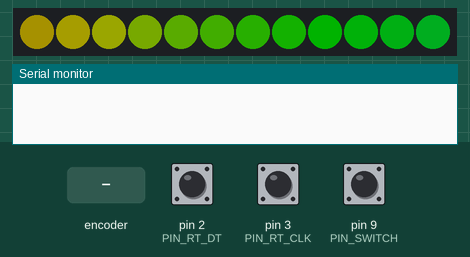
This program was run on a simulated Arduino Pro Mini, built with avr-gcc and run on an emulated ATmega328P. On the bench: 12 RGB LEDs in strip order, left to right, the last lines printed to the serial monitor. Inputs (shaded band) come from the test bench; at power-on: pin 9 (PIN_SWITCH) HIGH, pin 2 (PIN_RT_DT) HIGH, pin 3 (PIN_RT_CLK) HIGH. Dim RGB values are drawn brighter than linear.

Above: at 1.26 s.
1.3 s: pin 9 (PIN_SWITCH) pulled LOW for 0.15 s
At 2.3 s:
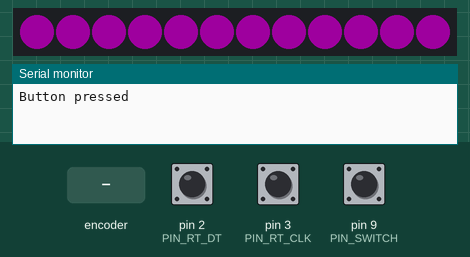
2.9 s: rotary encoder on pin 3 (PIN_RT_CLK) / pin 2 (PIN_RT_DT) turned 3 steps (first pin leading)
At 4.6 s:
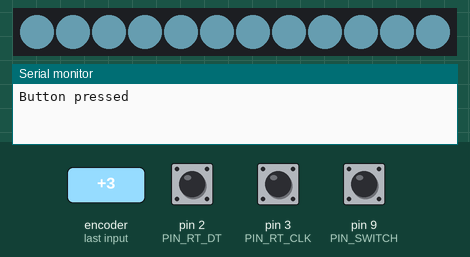
5.0 s: pin 9 (PIN_SWITCH) pulled LOW for 1 s
At 5.48 s:
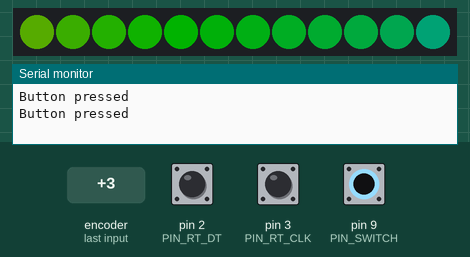
6.6 s: rotary encoder on pin 3 (PIN_RT_CLK) / pin 2 (PIN_RT_DT) turned 3 steps (first pin leading)
At 6.98 s:
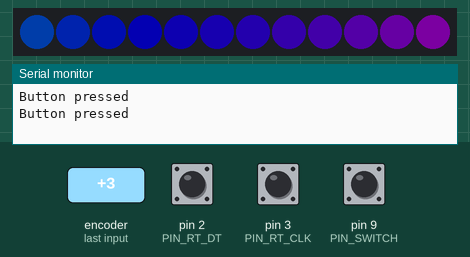
8.7 s: rotary encoder on pin 3 (PIN_RT_CLK) / pin 2 (PIN_RT_DT) turned 2 steps (second pin leading)
At 8.93 s:
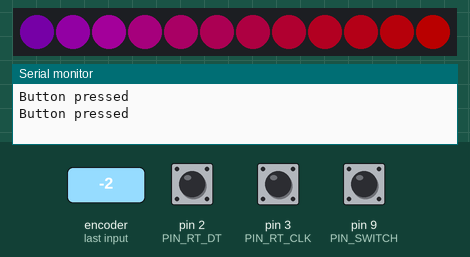
10.6 s: rotary encoder on pin 3 (PIN_RT_CLK) / pin 2 (PIN_RT_DT) turned 2 steps (second pin leading)
At 10.82 s:
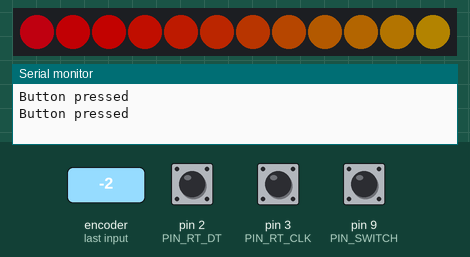

The program:

main.cpp
```cpp
#include <Bounce2.h>
#include <FastLED.h>

#include "colors.h"

#define PIN_SWITCH 9
#define PIN_RT_DT 2
#define PIN_RT_CLK 3
#define PIN_LED 5
#define LED_COUNT 12
#define MODE_RAINBOW 1
#define MODE_ONE_COLOR 2

Bounce button = Bounce();
CRGB leds[LED_COUNT];

volatile uint8_t clk_current = 0;
volatile uint8_t clk_last = 0;
volatile uint8_t led_brightness = 60;
volatile uint8_t color_index = 0;
volatile uint8_t rainbow_speed = 20;
static uint8_t hue = 0;

volatile uint8_t active_mode = MODE_RAINBOW;
unsigned long last_time_update = 0;


void rt_int_clk() {
  clk_last = clk_current;
  clk_current = digitalRead(PIN_RT_CLK);

  if (clk_last != clk_current) {
    if (digitalRead(PIN_RT_DT) != clk_current) {
      if (active_mode == MODE_ONE_COLOR) {
        color_index += 1;
        if (color_index > 34) {
          color_index = 0;
        }
      }
      else {
        rainbow_speed += 3;
        if (rainbow_speed > 70) {
          rainbow_speed = 20;
        }
      }
    }
    else {
      led_brightness += 5;
      if (led_brightness < 10) {
        led_brightness = 240;
      }
      if (led_brightness > 240) {
        led_brightness = 10;
      }
      FastLED.setBrightness(led_brightness);
    }
  }
}


void setup() {
  Serial.begin(9600);

  pinMode(PIN_SWITCH, INPUT_PULLUP);
  button.attach(PIN_SWITCH);
  button.interval(25);

  pinMode(PIN_RT_CLK, INPUT);
  pinMode(PIN_RT_DT, INPUT);

  attachInterrupt(digitalPinToInterrupt(PIN_RT_CLK), rt_int_clk, CHANGE);

  FastLED.addLeds<NEOPIXEL, PIN_LED>(leds, LED_COUNT);
  FastLED.setBrightness(led_brightness);
}

void loop() {
  button.update();

  if (button.fell()) {
    Serial.println("Button pressed");
    if (active_mode == MODE_RAINBOW) {
      active_mode = MODE_ONE_COLOR;
    }
    else {
      active_mode = MODE_RAINBOW;
    }
  }

  if (active_mode == MODE_RAINBOW) {
    if (millis() - last_time_update >= rainbow_speed) {
      last_time_update = millis();
      fill_rainbow(leds, LED_COUNT, hue++, 5);
    }
  }
  else {
    fill_solid(leds, LED_COUNT, colors[color_index]);
  }
  FastLED.show();
}
```

colors.h
```cpp
const static CRGB::HTMLColorCode colors[35] = {
  CRGB::Purple,
  CRGB::Crimson,
  CRGB::Red,
  CRGB::DeepPink,
  CRGB::OrangeRed,
  CRGB::SkyBlue,
  CRGB::Orange,
  CRGB::Gold,
  CRGB::Yellow,
  CRGB::DarkRed,
  CRGB::Violet,
  CRGB::Navy,
  CRGB::Fuchsia,
  CRGB::RosyBrown,
  CRGB::MediumOrchid,
  CRGB::BlueViolet,
  CRGB::Indigo,
  CRGB::DarkSlateBlue,
  CRGB::GreenYellow,
  CRGB::Lime,
  CRGB::MediumSpringGreen,
  CRGB::ForestGreen,
  CRGB::CadetBlue,
  CRGB::DarkGreen,
  CRGB::LightSeaGreen,
  CRGB::Teal,
  CRGB::Cyan,
  CRGB::SteelBlue,
  CRGB::Blue,
  CRGB::Brown,
  CRGB::DarkBlue,
  CRGB::Chocolate,
  CRGB::SaddleBrown,
  CRGB::Maroon,
  CRGB::DarkSlateGray
};
```

Measured:
- after the input at 1.3 s, the LEDs: change at once (image 1)
- after the input at 2.9 s, the LEDs: first change after 0.05 s (image 2 shows a later state)
- after the input at 5.0 s, the LEDs: first change at once (image 3 shows a later state)
